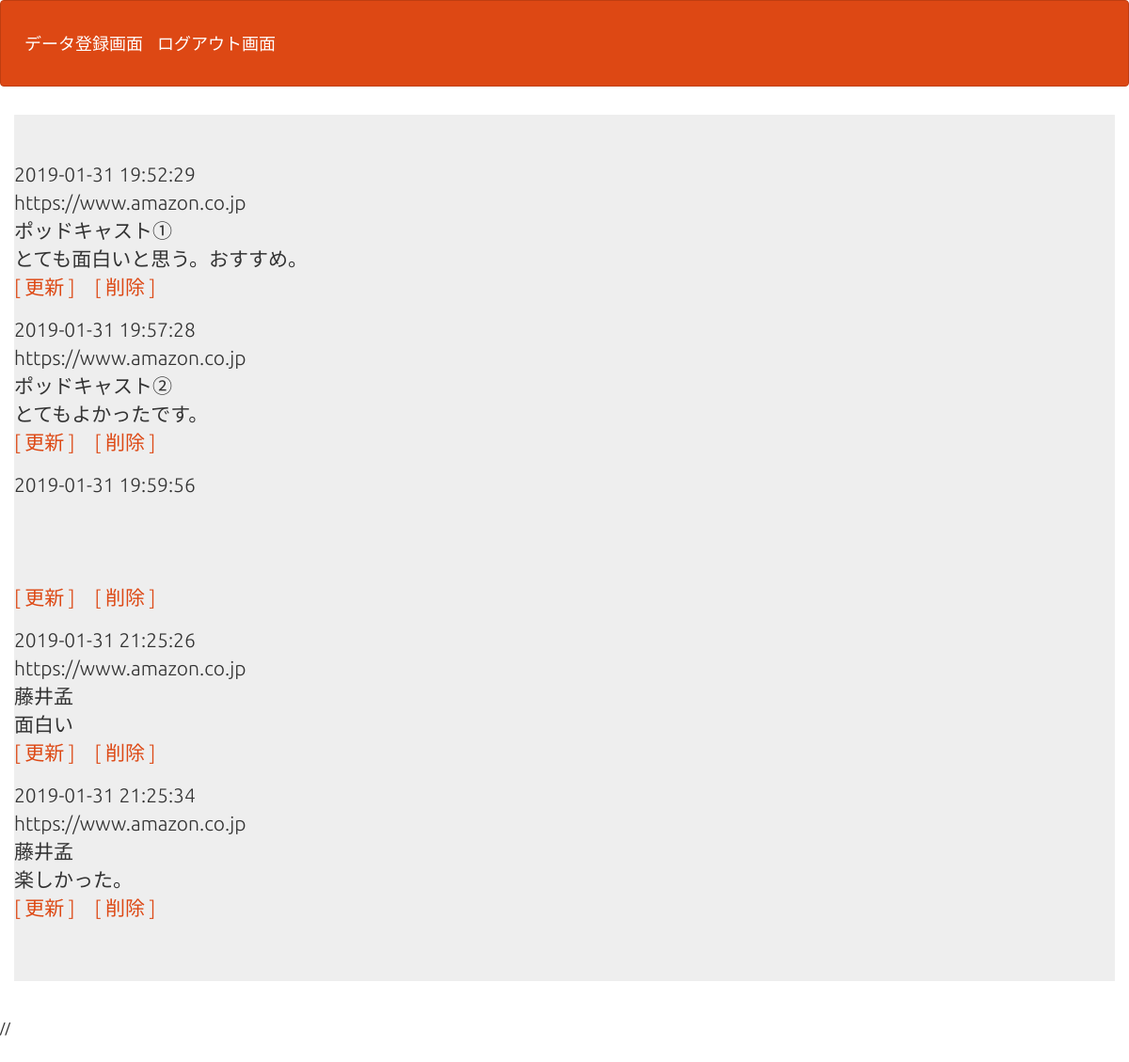
/php03/bm_select.php, run on the app's committed database.
### tables this page shows
CREATE TABLE IF NOT EXISTS `gs_bm_table` (
`id` int(12) NOT NULL,
  `name` varchar(64) NOT NULL,
  `url` text NOT NULL,
  `naiyou` text NOT NULL,
  `indate` datetime NOT NULL
);

### php03/bm_select.php (the view, shortened to what this page needs)
<?php
$pdo = db_con();
$stmt = $pdo->prepare("SELECT * FROM gs_bm_table");
$status = $stmt->execute();
$view = "";
if ($status == false) {
    sqlError($stmt);
} else {
    while ($result = $stmt->fetch(PDO::FETCH_ASSOC)) {
        $view .='<p>';
        $view .= $result["indate"] . "<br>" . $result["url"] . "<br>" . $result["name"] . "<br>" . $result["naiyou"] ;
        $view .='</a>';
        $view .="<br>" ;
        $view .='<a href ="bm_detail.php?id='.$result["id"] .'" >';
        $view .= '[ 更新 ]';
        $view .='　';
        $view .='<a href ="bm_delete.php?id='.$result["id"] .'" >';
        $view .= '[ 削除 ]';
        $view .='</a>';
        $view .='</p>';
    }
}
?>
<!DOCTYPE html>
<html lang="ja">
<head>
<link rel="stylesheet" href="css/range.css">
<link href="css/bootstrap.min.css" rel="stylesheet">
</head>
<body id="main">
<header>
  <nav class="navbar navbar-default">
    <div class="container-fluid">
      <div class="navbar-header">
      <a class="navbar-brand" href="bm_index.php">データ登録画面</a>
      <a class="navbar-brand" href="bm_logout.php">ログアウト画面</a>
      </div>
    </div>
  </nav>
</header>
<div>
    <div class="container jumbotron"><?=$view?></div>
</div>
//
<div id="customerreviews"><ul style="list-style-type: circle"></ul></div>
</body>
</html>

### php03/bm_select.php (style rules this page uses)
div { padding: 10px;font-size:16px; }

### data on the page
gs_bm_table: indate "2019-01-31 19:52:29", url "https://www.amazon.co.jp", name "ポッドキャスト①", naiyou "とても面白いと思う。おすすめ。", value "[ 更新 ] [ 削除 ]"
gs_bm_table: indate "2019-01-31 19:57:28", url "https://www.amazon.co.jp", name "ポッドキャスト②", naiyou "とてもよかったです。", value "[ 更新 ] [ 削除 ]"
gs_bm_table: indate "2019-01-31 19:59:56", value "[ 更新 ] [ 削除 ]"
gs_bm_table: indate "2019-01-31 21:25:26", url "https://www.amazon.co.jp", name "藤井孟", naiyou "面白い", value "[ 更新 ] [ 削除 ]"
gs_bm_table: indate "2019-01-31 21:25:34", url "https://www.amazon.co.jp", name "藤井孟", naiyou "楽しかった。", value "[ 更新 ] [ 削除 ]"
